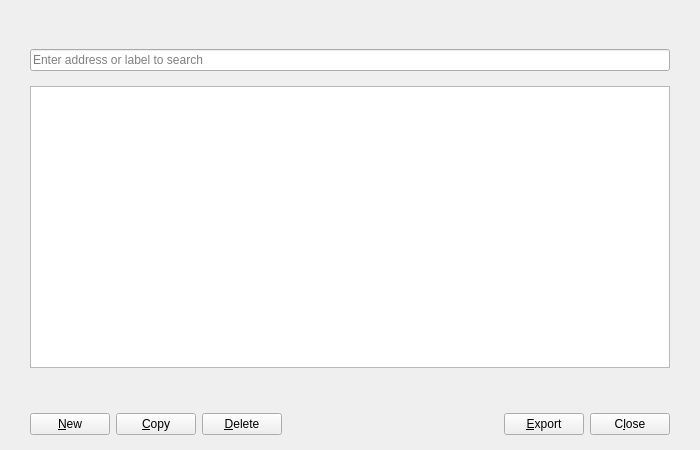
<?xml version="1.0" encoding="UTF-8"?>
<ui version="4.0">
 <class>AddressBookPage</class>
 <widget class="QWidget" name="AddressBookPage">
  <property name="geometry">
   <rect>
    <x>0</x>
    <y>0</y>
    <width>700</width>
    <height>450</height>
   </rect>
  </property>
  <layout class="QVBoxLayout" name="verticalLayout">
   <property name="spacing">
    <number>0</number>
   </property>
   <property name="leftMargin">
    <number>0</number>
   </property>
   <property name="topMargin">
    <number>0</number>
   </property>
   <property name="rightMargin">
    <number>0</number>
   </property>
   <property name="bottomMargin">
    <number>0</number>
   </property>
   <item>
    <layout class="QVBoxLayout" name="verticalLayout_2">
     <property name="spacing">
      <number>15</number>
     </property>
     <property name="leftMargin">
      <number>30</number>
     </property>
     <property name="topMargin">
      <number>20</number>
     </property>
     <property name="rightMargin">
      <number>30</number>
     </property>
     <property name="bottomMargin">
      <number>20</number>
     </property>
     <item>
      <widget class="QLabel" name="labelExplanation">
       <property name="textFormat">
        <enum>Qt::PlainText</enum>
       </property>
       <property name="wordWrap">
        <bool>true</bool>
       </property>
      </widget>
     </item>
     <item>
      <widget class="QLineEdit" name="searchLineEdit">
       <property name="placeholderText">
        <string>Enter address or label to search</string>
       </property>
      </widget>
     </item>
     <item>
      <widget class="QTableView" name="tableView">
       <property name="contextMenuPolicy">
        <enum>Qt::CustomContextMenu</enum>
       </property>
       <property name="toolTip">
        <string>Right-click to edit address or label</string>
       </property>
       <property name="tabKeyNavigation">
        <bool>false</bool>
       </property>
       <property name="alternatingRowColors">
        <bool>true</bool>
       </property>
       <property name="selectionMode">
        <enum>QAbstractItemView::SingleSelection</enum>
       </property>
       <property name="selectionBehavior">
        <enum>QAbstractItemView::SelectRows</enum>
       </property>
       <property name="sortingEnabled">
        <bool>true</bool>
       </property>
       <attribute name="verticalHeaderVisible">
        <bool>false</bool>
       </attribute>
      </widget>
     </item>
    </layout>
   </item>
   <item>
    <widget class="QWidget" name="buttonsContainerWhite" native="true">
     <layout class="QHBoxLayout" name="horizontalLayout_2">
      <property name="leftMargin">
       <number>30</number>
      </property>
      <property name="topMargin">
       <number>25</number>
      </property>
      <property name="rightMargin">
       <number>30</number>
      </property>
      <property name="bottomMargin">
       <number>15</number>
      </property>
      <item>
       <widget class="QPushButton" name="newAddress">
        <property name="toolTip">
         <string>Create a new address</string>
        </property>
        <property name="text">
         <string>&amp;New</string>
        </property>
        <property name="icon">
         <iconset resource="../bitcoin.qrc">
          <normaloff>:/icons/add</normaloff>:/icons/add</iconset>
        </property>
        <property name="autoDefault">
         <bool>false</bool>
        </property>
       </widget>
      </item>
      <item>
       <widget class="QPushButton" name="copyAddress">
        <property name="toolTip">
         <string>Copy the currently selected address to the system clipboard</string>
        </property>
        <property name="text">
         <string>&amp;Copy</string>
        </property>
        <property name="icon">
         <iconset resource="../bitcoin.qrc">
          <normaloff>:/icons/editcopy</normaloff>:/icons/editcopy</iconset>
        </property>
        <property name="autoDefault">
         <bool>false</bool>
        </property>
       </widget>
      </item>
      <item>
       <widget class="QPushButton" name="deleteAddress">
        <property name="toolTip">
         <string>Delete the currently selected address from the list</string>
        </property>
        <property name="text">
         <string>&amp;Delete</string>
        </property>
        <property name="icon">
         <iconset resource="../bitcoin.qrc">
          <normaloff>:/icons/remove</normaloff>:/icons/remove</iconset>
        </property>
        <property name="autoDefault">
         <bool>false</bool>
        </property>
       </widget>
      </item>
      <item>
       <spacer name="horizontalSpacer">
        <property name="orientation">
         <enum>Qt::Horizontal</enum>
        </property>
        <property name="sizeHint" stdset="0">
         <size>
          <width>465</width>
          <height>21</height>
         </size>
        </property>
       </spacer>
      </item>
      <item>
       <widget class="QPushButton" name="exportButton">
        <property name="toolTip">
         <string>Export the data in the current tab to a file</string>
        </property>
        <property name="text">
         <string>&amp;Export</string>
        </property>
        <property name="icon">
         <iconset resource="../bitcoin.qrc">
          <normaloff>:/icons/export</normaloff>:/icons/export</iconset>
        </property>
        <property name="autoDefault">
         <bool>false</bool>
        </property>
       </widget>
      </item>
      <item>
       <widget class="QPushButton" name="closeButton">
        <property name="sizePolicy">
         <sizepolicy hsizetype="Minimum" vsizetype="Minimum">
          <horstretch>0</horstretch>
          <verstretch>0</verstretch>
         </sizepolicy>
        </property>
        <property name="text">
         <string>C&amp;lose</string>
        </property>
        <property name="autoDefault">
         <bool>false</bool>
        </property>
       </widget>
      </item>
     </layout>
    </widget>
   </item>
  </layout>
 </widget>
 <resources>
  <include location="../bitcoin.qrc"/>
 </resources>
 <connections/>
</ui>
